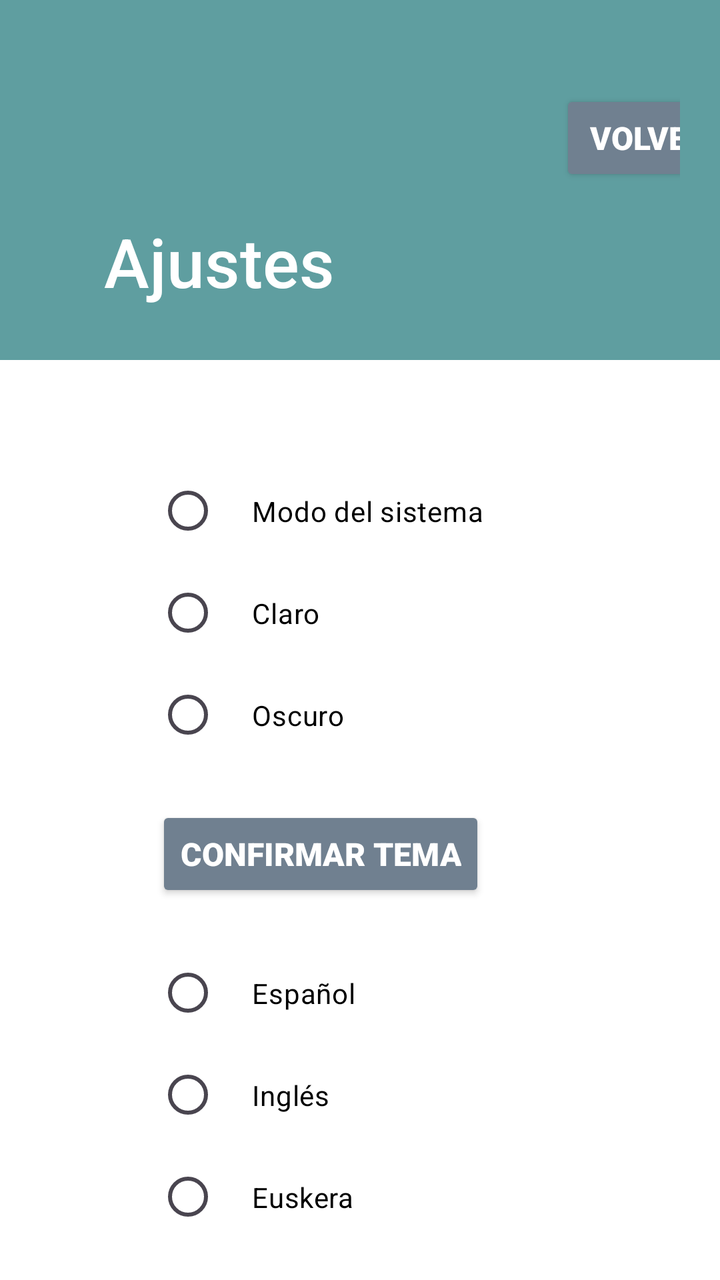
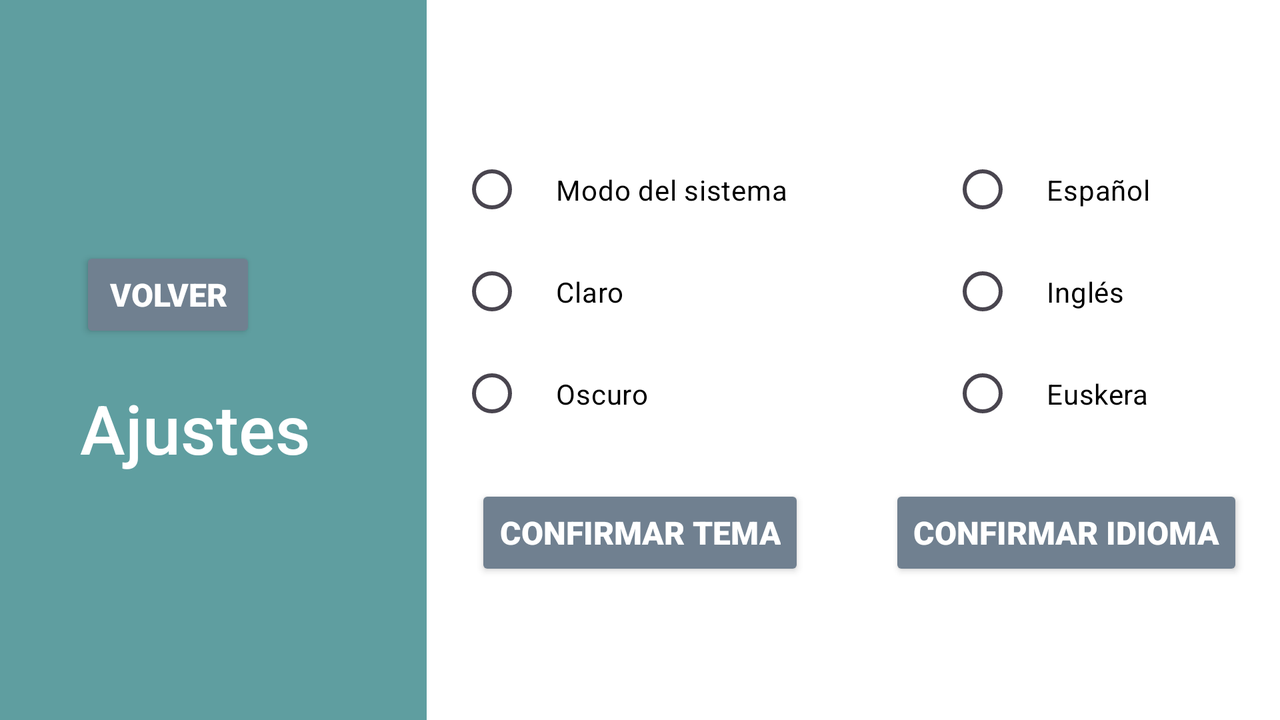

Two renders of one Android screen. The first uses the default layout on a phone; the second uses the alternative layout the repository ships for a different screen configuration, on a matching device. The two XML files are below.
<!-- AndroidManifest.xml: application theme Theme.Proyecto1 -->
<!-- res/layout/activity_settings.xml -->
<?xml version="1.0" encoding="utf-8"?>
<androidx.constraintlayout.widget.ConstraintLayout xmlns:android="http://schemas.android.com/apk/res/android"
    xmlns:app="http://schemas.android.com/apk/res-auto"
    xmlns:tools="http://schemas.android.com/tools"
    android:layout_width="match_parent"
    android:layout_height="match_parent"
    tools:context=".SettingsActivity"
    android:background="@color/myBackground"
    android:fitsSystemWindows="true" >

    <androidx.constraintlayout.widget.ConstraintLayout
        android:id="@+id/headerLayout"
        style="@style/HeaderStyle"
        android:layout_width="match_parent"
        android:layout_height="180dp"
        android:orientation="vertical"
        android:gravity="center_vertical"
        app:layout_constraintTop_toTopOf="parent" >

        <Button
            android:id="@+id/buttonBack"
            style="@style/ButtonStyle"
            android:layout_width="wrap_content"
            android:layout_height="wrap_content"
            android:layout_marginStart="260dp"
            android:layout_marginTop="25dp"
            android:layout_marginBottom="10dp"
            android:text="@string/back"
            app:layout_constraintStart_toStartOf="parent"
            app:layout_constraintTop_toTopOf="parent" />

        <TextView
            android:id="@+id/title"
            style="@style/TitleText"
            android:layout_width="300dp"
            android:layout_height="wrap_content"
            android:layout_marginStart="32dp"
            android:layout_marginTop="15dp"
            android:text="@string/settings"
            app:layout_constraintStart_toStartOf="parent"
            app:layout_constraintTop_toBottomOf="@+id/buttonBack" />

    </androidx.constraintlayout.widget.ConstraintLayout>

    <RadioGroup
        android:id="@+id/radioGroupTheme"
        android:layout_width="wrap_content"
        android:layout_height="wrap_content"
        android:layout_marginTop="50dp"
        android:orientation="vertical"
        app:layout_constraintStart_toStartOf="parent"
        app:layout_constraintTop_toBottomOf="@+id/headerLayout"
        android:layout_marginStart="78dp">

        <RadioButton
            android:id="@+id/radioSystem"
            style="@style/RegularTextStyle"
            android:layout_width="wrap_content"
            android:layout_height="wrap_content"
            android:text="@string/system_mode" />

        <RadioButton
            android:id="@+id/radioLight"
            style="@style/RegularTextStyle"
            android:layout_width="wrap_content"
            android:layout_height="wrap_content"
            android:text="@string/light" />

        <RadioButton
            android:id="@+id/radioDark"
            style="@style/RegularTextStyle"
            android:layout_width="wrap_content"
            android:layout_height="wrap_content"
            android:text="@string/dark" />
    </RadioGroup>

    <Button
        android:id="@+id/buttonConfirmTheme"
        style="@style/ButtonStyle"
        android:layout_width="wrap_content"
        android:layout_height="wrap_content"
        android:text="@string/confirm_theme"
        android:layout_marginTop="20dp"
        app:layout_constraintStart_toStartOf="parent"
        app:layout_constraintTop_toBottomOf="@+id/radioGroupTheme"
        android:layout_marginStart="78dp" />

    <RadioGroup
        android:id="@+id/radioGroupLanguage"
        android:layout_width="wrap_content"
        android:layout_height="wrap_content"
        android:layout_marginTop="20dp"
        android:orientation="vertical"
        app:layout_constraintStart_toStartOf="parent"
        app:layout_constraintTop_toBottomOf="@+id/buttonConfirmTheme"
        android:layout_marginStart="78dp">

        <RadioButton
            android:id="@+id/radioSpanish"
            style="@style/RegularTextStyle"
            android:layout_width="wrap_content"
            android:layout_height="wrap_content"
            android:text="@string/spanish" />

        <RadioButton
            android:id="@+id/radioEnglish"
            style="@style/RegularTextStyle"
            android:layout_width="wrap_content"
            android:layout_height="wrap_content"
            android:text="@string/english" />

        <RadioButton
            android:id="@+id/radioBasque"
            style="@style/RegularTextStyle"
            android:layout_width="wrap_content"
            android:layout_height="wrap_content"
            android:text="@string/basque" />
    </RadioGroup>

    <Button
        android:id="@+id/buttonConfirmLanguage"
        style="@style/ButtonStyle"
        android:layout_width="wrap_content"
        android:layout_height="wrap_content"
        android:text="@string/confirm_language"
        android:layout_marginTop="20dp"
        app:layout_constraintStart_toStartOf="parent"
        app:layout_constraintTop_toBottomOf="@+id/radioGroupLanguage"
        android:layout_marginStart="78dp" />


</androidx.constraintlayout.widget.ConstraintLayout>
<!-- resources referenced by this layout -->
<resources>
  <color name="myBackground">#FFFFFF</color>
  <string name="back">Volver</string>
  <string name="basque">Euskera</string>
  <string name="confirm_language">Confirmar idioma</string>
  <string name="confirm_theme">Confirmar tema</string>
  <string name="dark">Oscuro</string>
  <string name="english">Inglés</string>
  <string name="light">Claro</string>
  <string name="settings">Ajustes</string>
  <string name="spanish">Español</string>
  <string name="system_mode">Modo del sistema</string>
  <style name="ButtonStyle">
          <item name="android:textSize">16sp</item>
          <item name="android:fontFamily">sans-serif-black</item>
          <item name="android:backgroundTint">@color/mySecondary</item>
          <item name="android:textColor">#FFFFFF</item>
          <item name="android:buttonCornerRadius">16dp</item>
      </style>
  <style name="HeaderStyle">
          <item name="android:background">@color/myPrimary</item>
          <item name="android:padding">20dp</item>
      </style>
  <style name="RegularTextStyle">
          <item name="android:textColor">@color/myTextColor</item>
          <item name="android:padding">16dp</item>
          <item name="android:textSize">14sp</item>
          <item name="android:fontFamily">sans-serif</item>
          <item name="android:textStyle">normal</item>
          <item name="android:justificationMode">inter_word</item>
      </style>
  <style name="TitleText">
          <item name="android:textSize">34sp</item>
          <item name="android:textColor">#FFFFFF</item>
          <item name="android:fontFamily">sans-serif-medium</item>
          <item name="android:textStyle">normal</item>
      </style>
  <style name="Theme.Proyecto1" parent="Base.Theme.Proyecto1" />
  <color name="mySecondary">#708090</color>
  <color name="myPrimary">#5F9EA0</color>
  <color name="myTextColor">#000000</color>
  <style name="Base.Theme.Proyecto1" parent="Theme.Material3.DayNight.NoActionBar">
          <item name="android:windowBackground">@color/myBackground</item>
          <item name="colorPrimary">@color/myPrimary</item>
          <item name="android:textColor">@color/myTextColor</item>
      </style>
</resources>
<!-- res/layout-land/activity_settings.xml (the author's variant of the layout above) -->
<!-- drawn on the phone turned sideways -->
<?xml version="1.0" encoding="utf-8"?>
<androidx.constraintlayout.widget.ConstraintLayout xmlns:android="http://schemas.android.com/apk/res/android"
    xmlns:tools="http://schemas.android.com/tools"
    android:layout_width="match_parent"
    android:layout_height="match_parent"
    tools:context=".SettingsActivity"
    android:background="@color/myBackground"
    android:fitsSystemWindows="true" >

    <LinearLayout
        android:layout_width="match_parent"
        android:layout_height="match_parent"
        android:orientation="horizontal">

        <LinearLayout
            android:id="@+id/headerLayout"
            style="@style/HeaderStyle"
            android:layout_width="0dp"
            android:layout_height="match_parent"
            android:layout_weight="1"
            android:orientation="vertical"
            android:gravity="center_vertical">

            <Button
                android:id="@+id/buttonBack"
                style="@style/ButtonStyle"
                android:layout_width="wrap_content"
                android:layout_height="wrap_content"
                android:layout_marginBottom="10dp"
                android:layout_marginStart="20dp"
                android:text="@string/back" />

            <TextView
                android:id="@+id/title"
                style="@style/TitleText"
                android:layout_width="wrap_content"
                android:layout_height="wrap_content"
                android:layout_marginTop="10dp"
                android:layout_marginStart="20dp"
                android:text="@string/settings" />
        </LinearLayout>

        <LinearLayout
            android:layout_width="0dp"
            android:layout_height="match_parent"
            android:layout_weight="1"
            android:orientation="vertical"
            android:gravity="center">

            <RadioGroup
                android:id="@+id/radioGroupTheme"
                android:layout_width="wrap_content"
                android:layout_height="wrap_content"
                android:orientation="vertical">

                <RadioButton
                    android:id="@+id/radioSystem"
                    style="@style/RegularTextStyle"
                    android:layout_width="wrap_content"
                    android:layout_height="wrap_content"
                    android:text="@string/system_mode" />

                <RadioButton
                    android:id="@+id/radioLight"
                    style="@style/RegularTextStyle"
                    android:layout_width="wrap_content"
                    android:layout_height="wrap_content"
                    android:text="@string/light" />

                <RadioButton
                    android:id="@+id/radioDark"
                    style="@style/RegularTextStyle"
                    android:layout_width="wrap_content"
                    android:layout_height="wrap_content"
                    android:text="@string/dark" />
            </RadioGroup>

            <Button
                android:id="@+id/buttonConfirmTheme"
                style="@style/ButtonStyle"
                android:layout_width="wrap_content"
                android:layout_height="wrap_content"
                android:text="@string/confirm_theme"
                android:layout_marginTop="20dp" />
        </LinearLayout>

        <LinearLayout
            android:layout_width="0dp"
            android:layout_height="match_parent"
            android:layout_weight="1"
            android:orientation="vertical"
            android:gravity="center">

            <RadioGroup
                android:id="@+id/radioGroupLanguage"
                android:layout_width="wrap_content"
                android:layout_height="wrap_content"
                android:orientation="vertical">

                <RadioButton
                    android:id="@+id/radioSpanish"
                    style="@style/RegularTextStyle"
                    android:layout_width="wrap_content"
                    android:layout_height="wrap_content"
                    android:text="@string/spanish" />

                <RadioButton
                    android:id="@+id/radioEnglish"
                    style="@style/RegularTextStyle"
                    android:layout_width="wrap_content"
                    android:layout_height="wrap_content"
                    android:text="@string/english" />

                <RadioButton
                    android:id="@+id/radioBasque"
                    style="@style/RegularTextStyle"
                    android:layout_width="wrap_content"
                    android:layout_height="wrap_content"
                    android:text="@string/basque" />
            </RadioGroup>

            <Button
                android:id="@+id/buttonConfirmLanguage"
                style="@style/ButtonStyle"
                android:layout_width="wrap_content"
                android:layout_height="wrap_content"
                android:text="@string/confirm_language"
                android:layout_marginTop="20dp" />
        </LinearLayout>
    </LinearLayout>
</androidx.constraintlayout.widget.ConstraintLayout>
